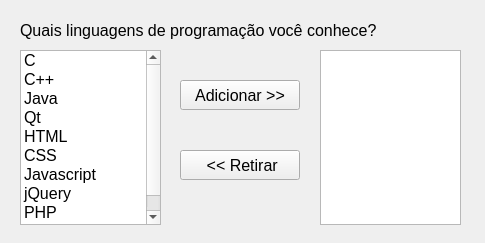
<?xml version="1.0" encoding="UTF-8"?>
<ui version="4.0">
 <class>ListWidgetMultiSelection</class>
 <widget class="QWidget" name="ListWidgetMultiSelection">
  <property name="geometry">
   <rect>
    <x>0</x>
    <y>0</y>
    <width>485</width>
    <height>243</height>
   </rect>
  </property>
  <property name="windowTitle">
   <string>ListWidget Multi Selection Sample</string>
  </property>
  <widget class="QLabel" name="label">
   <property name="geometry">
    <rect>
     <x>20</x>
     <y>20</y>
     <width>401</width>
     <height>20</height>
    </rect>
   </property>
   <property name="font">
    <font>
     <pointsize>12</pointsize>
    </font>
   </property>
   <property name="text">
    <string>Quais linguagens de programação você conhece?</string>
   </property>
  </widget>
  <widget class="QListWidget" name="lstItensDisponiveis">
   <property name="geometry">
    <rect>
     <x>20</x>
     <y>50</y>
     <width>141</width>
     <height>175</height>
    </rect>
   </property>
   <property name="font">
    <font>
     <pointsize>12</pointsize>
    </font>
   </property>
   <property name="selectionMode">
    <enum>QAbstractItemView::MultiSelection</enum>
   </property>
   <item>
    <property name="text">
     <string>C</string>
    </property>
   </item>
   <item>
    <property name="text">
     <string>C++</string>
    </property>
   </item>
   <item>
    <property name="text">
     <string>Java</string>
    </property>
   </item>
   <item>
    <property name="text">
     <string>Qt</string>
    </property>
   </item>
   <item>
    <property name="text">
     <string>HTML</string>
    </property>
   </item>
   <item>
    <property name="text">
     <string>CSS</string>
    </property>
   </item>
   <item>
    <property name="text">
     <string>Javascript</string>
    </property>
   </item>
   <item>
    <property name="text">
     <string>jQuery</string>
    </property>
   </item>
   <item>
    <property name="text">
     <string>PHP</string>
    </property>
   </item>
   <item>
    <property name="text">
     <string>Phyton</string>
    </property>
   </item>
  </widget>
  <widget class="QPushButton" name="btnAdicionar">
   <property name="geometry">
    <rect>
     <x>180</x>
     <y>80</y>
     <width>120</width>
     <height>30</height>
    </rect>
   </property>
   <property name="font">
    <font>
     <pointsize>12</pointsize>
    </font>
   </property>
   <property name="text">
    <string>Adicionar &gt;&gt;</string>
   </property>
  </widget>
  <widget class="QListWidget" name="lstItensSelecionados">
   <property name="geometry">
    <rect>
     <x>320</x>
     <y>50</y>
     <width>141</width>
     <height>175</height>
    </rect>
   </property>
   <property name="font">
    <font>
     <pointsize>12</pointsize>
    </font>
   </property>
   <property name="selectionMode">
    <enum>QAbstractItemView::MultiSelection</enum>
   </property>
  </widget>
  <widget class="QPushButton" name="btnRetirar">
   <property name="geometry">
    <rect>
     <x>180</x>
     <y>150</y>
     <width>120</width>
     <height>30</height>
    </rect>
   </property>
   <property name="font">
    <font>
     <pointsize>12</pointsize>
    </font>
   </property>
   <property name="text">
    <string> &lt;&lt; Retirar</string>
   </property>
  </widget>
 </widget>
 <layoutdefault spacing="6" margin="11"/>
 <resources/>
 <connections/>
</ui>
